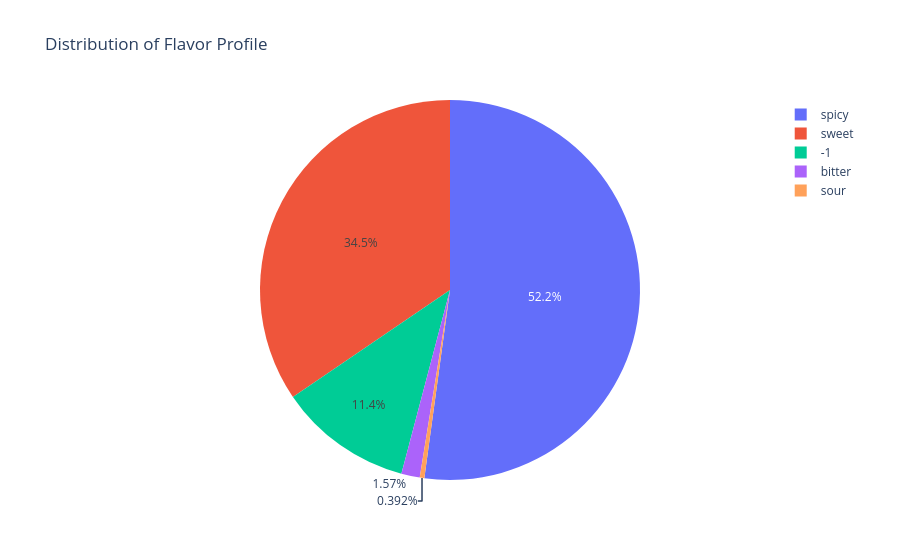

The code cell stored with this chart in its notebook:
### Markdown cell above
## Task 3: Pie Chart of Flavor Profile Distribution

### Objective:
Create a pie chart showing the distribution of flavor profiles (e.g., sweet, savory) across the dataset.

### Instructions:
- Use Plotly Express to create a pie chart.

- Plot the flavor_profile column, which will show the distribution of flavor types.

- Ensure the chart is labeled clearly.

### Code cell
# Task 3: Create a pie chart showing the flavor profile distribution
# Fill in the code to create the pie chart -- look up documentation if needed 
new = df['flavor_profile'].value_counts().reset_index()

fig = px.pie(new, values='count',names='flavor_profile', title='Distribution of Flavor Profile')

# Show the plot
fig.show()

### Figure 1 — Plotly figure (JSON) as saved in the notebook; plotly's stock layout.template omitted (floating-point values rounded to 4 significant figures)
{"data": [{"domain": {"x": [0, 1], "y": [0, 1]}, "hovertemplate": "flavor_profile=%{label}<br>count=%{value}<extra></extra>", "labels": ["spicy", "sweet", "-1", "bitter", "sour"], "legendgroup": "", "name": "", "showlegend": true, "type": "pie", "values": [133, 88, 29, 4, 1]}], "layout": {"legend": {"tracegroupgap": 0}, "title": {"text": "Distribution of Flavor Profile"}}}
